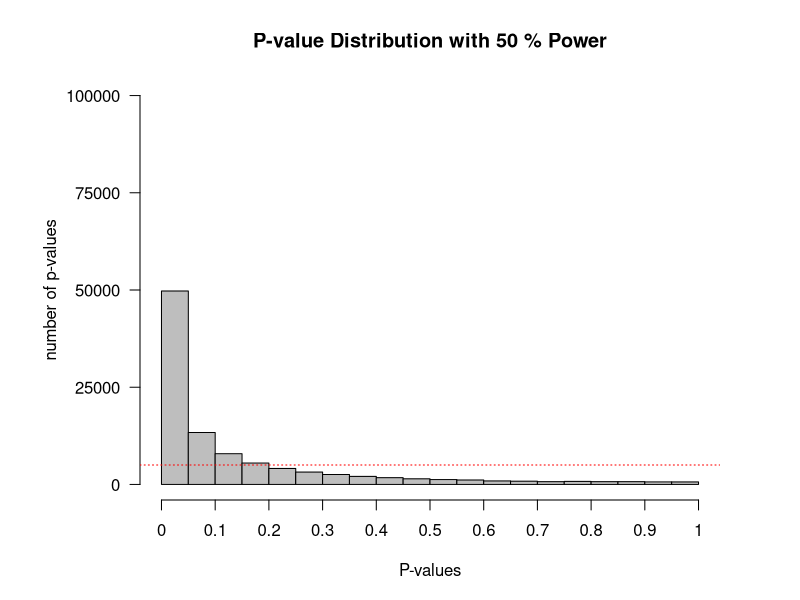

Here is the R script that generated this plot:
#Load pwr package to easily calculate the statistical power
if(!require(pwr)){install.packages('pwr')}
library(pwr)
#Disable scientific notation (1.05e10)
options(scipen=999)
#Set number of simulations
nSims <- 100000 #number of simulated experiments

M<-106 #Mean IQ score in the sample (will be compared with 100 in a one-sample t-test)
n<-26 #set sample size
SD<-15 #SD of the simulated data
#With a mean difference of 6, and SD of 15, and a sample size of 26, the test has 50% power)

p <-numeric(nSims) #set up empty variable to store all simulated p-values
bars<-20
#Run simulation
for(i in 1:nSims){ #for each simulated experiment
  x<-rnorm(n = n, mean = M, sd = SD) #Simulate data with specified mean, standard deviation, and sample size
  z<-t.test(x, mu=100) #perform the t-test against mu (set to value you want to test against)
  p[i]<-z$p.value #get the p-value and store it
}

#Check power by summing significant p-values and dividing by number of simulations
(sum(p < 0.05)/nSims) #power
#Calculate power formally by power analysis
power<-pwr.t.test(d=(M-100)/SD, n=n,sig.level=0.05,type="one.sample",alternative="two.sided")$power #determines M when power > 0. When power = 0, will set  M = 100.

#Plot figure
#png(file="P-valueDist.png",width=4000,height=3000, , units = "px", res = 500)
op <- par(mar = c(5,7,4,4)) #change white-space around graph
hist(p, breaks=bars, xlab="P-values", ylab="number of p-values\n", axes=FALSE,
     main=paste("P-value Distribution with",round(power*100, digits=1),"% Power"),
     col="grey", xlim=c(0,1),  ylim=c(0, nSims))
axis(side=1, at=seq(0,1, 0.1), labels=seq(0,1,0.1))
axis(side=2, at=seq(0,nSims, nSims/4), labels=seq(0,nSims, nSims/4), las=2)
abline(h=nSims/bars, col = "red", lty=3)
#dev.off()

#Š Daniel Lakens, 2016. 
# This work is licensed under a Creative Commons Attribution-NonCommercial-ShareAlike 4.0 International License. https://creativecommons.org/licenses/by-nc-sa/4.0/
